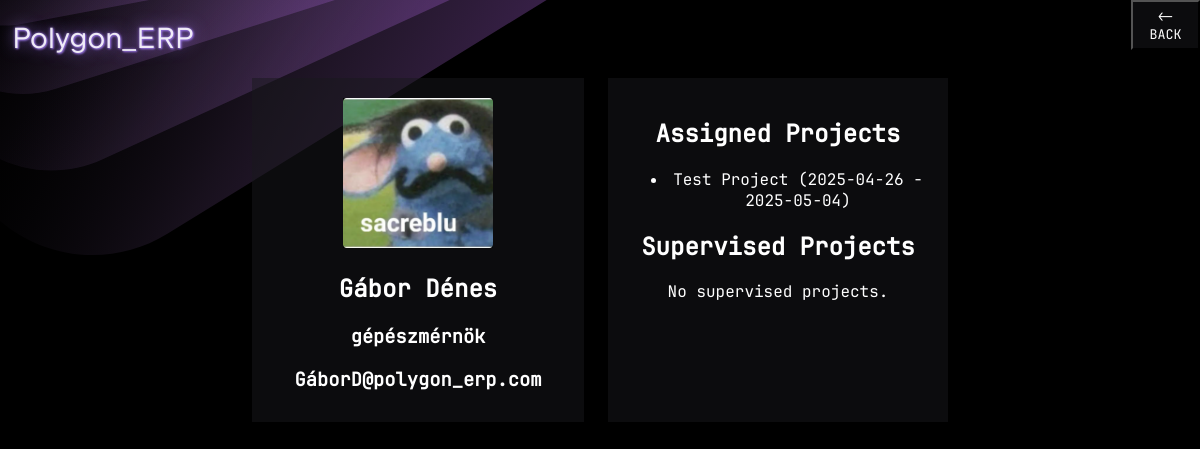
Screenshot of /dashboard/profile/2 with the database file from the repository.
### polygonerp/models/user.py (models this page shows, shortened)
class User(db.Model):
    id = db.Column(db.Integer, primary_key=True)
    username = db.Column(db.String(80), unique=True, nullable=False)
    password_hash = db.Column(db.String(255), unique = True, nullable=False)
    name = db.Column(db.String(200), nullable=False)
    maiden_name = db.Column(db.String(200), nullable=False)
    mothers_name = db.Column(db.String(200), nullable=False)
    pob = db.Column(db.String(200), nullable=False)
    dob = db.Column(db.String(200), nullable=False)
    address = db.Column(db.String(200), nullable=False)
    tax_num = db.Column(db.String(10), unique=True ,nullable=False)
    taj_number = db.Column(db.String(10), unique=True, nullable=False)
    job_title = db.Column(db.String(200), nullable=False)
    base_pay = db.Column(db.Integer, nullable=False)
    email_address = db.Column(db.String(200), nullable=False)
    is_admin = db.Column(db.Boolean, nullable=False)
    first_login = db.Column(db.Boolean, default=True)

### polygonerp/models/project.py (models this page shows, shortened)
class Project(db.Model):
    id = db.Column(db.Integer, primary_key=True)
    name = db.Column(db.String(80), nullable=False)
    start_date = db.Column(db.Date, nullable=False)
    finish_date = db.Column(db.Date, nullable=False)
    supervisor_id = db.Column(db.Integer, db.ForeignKey('user.id'), nullable=False)
    supervisor = db.relationship('User', foreign_keys=[supervisor_id])
    assigned_workers = db.relationship(
        'User',
        secondary=project_assignments,
        backref='projects'
    )

### polygonerp/dashboard_controller.py (the view)
    def profile_view(self, user_id):
        user = User.query.filter_by(id=user_id).first()
        assigned_projects = user.projects
        supervised_projects = Project.query.filter_by(supervisor_id=user.id).all()
        return render_template(
            'dashboard/profile.html',
            user=user,
            assigned_projects=assigned_projects,
            supervised_projects=supervised_projects
        )

### polygonerp/auth_controller.py (called while the page is built)
        def load_logged_in_user(self):
            user_id = session.get('user_id')
            g.user = User.query.filter_by(id=user_id).first() if user_id else None

### polygonerp/templates/dashboard/profile.html
{% extends 'base.html' %}
{% block content %}
  <div class="profile">
      <div class="profile-card">
        <img src="{{ url_for('static', filename='default_pic.png') }}" class="profile-picture">
        <h2>{{user.name}}</h2>
        <h3>{{user.job_title}}</h3>
        <h3>{{user.email_address}}</h3>
      </div>
    <div class="profile-proj">
        <h2>Assigned Projects</h2>
        {% if user.projects %}
            <ul>
                {% for project in user.projects %}
                    <li>{{ project.name }} ({{ project.start_date }} - {{ project.finish_date }})</li>
                {% endfor %}
            </ul>
        {% else %}
            <p>No assigned projects</p>
        {% endif %}
        <h2>Supervised Projects</h2>
        {% if supervised_projects %}
            <ul>
                {% for proj in supervised_projects %}
                    <li>{{ proj.name }} ({{ proj.start_date }} → {{ proj.finish_date }})</li>
                {% endfor %}
            </ul>
        {% else %}
            <p>No supervised projects.</p>
        {% endif %}
    </div>
</div>
{% endblock %}

### polygonerp/static/style.css (style rules this page uses)
:root { font-family: "JetBrains Sans", Inter, system-ui, Avenir, Helvetica, Arial, sans-serif; font-weight: 300; color: rgba(255, 255, 255, 0.87); background-color: #000000; text-align: center; }
img { max-width: 100%; height: auto; }
.profile { display: flex; gap: 2%; flex-wrap: wrap; justify-content: center; }
.profile-card { font-family: "JetBrains Mono", Inter, system-ui, sans-serif; background-color: rgba(25, 25, 28, 0.5); color: rgba(255, 255, 255, 1); width: 18.75rem; height: 19rem; padding: 1.25rem 1rem; text-align: center; flex: none; }
.profile-proj { font-family: "JetBrains Mono", Inter, system-ui, sans-serif; background-color: rgba(25, 25, 28, 0.5); cursor: pointer; color: rgba(255, 255, 255, 1); width: 300px; padding: 20px; text-align: center; }
.profile-picture { width: 50%; height: auto; object-fit: cover; }

### rows the page displays
User: name "Gábor Dénes", job_title "gépészmérnök", email_address "GáborD@polygon_erp.com"
Project: name "Test Project", start_date "2025-04-26", finish_date "2025-05-04"
